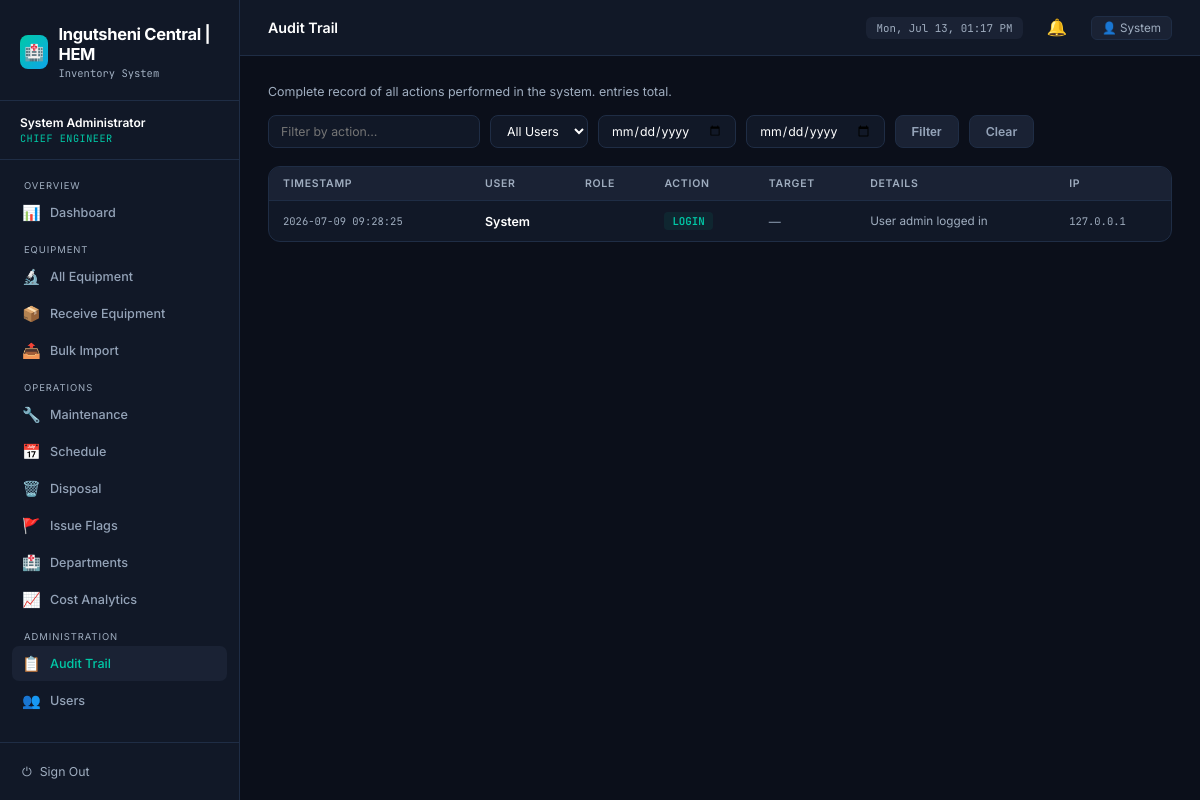
The app's page /audit (signed in) with its own data.
### tables this page shows
CREATE TABLE audit_log (
  id INTEGER PRIMARY KEY AUTOINCREMENT,
  user_id INTEGER, action TEXT NOT NULL,
  target_type TEXT, target_id INTEGER, target_name TEXT,
  details TEXT, ip_address TEXT,
  timestamp TEXT DEFAULT (datetime('now')),
  FOREIGN KEY(user_id) REFERENCES users(id)
);

### run_production.py (the view)
@app.route('/audit')
@login_required
def audit_log():
    page = int(request.args.get('page', 1))
    per_page = 20
    logs = query('SELECT * FROM audit_log ORDER BY timestamp DESC LIMIT ? OFFSET ?', (per_page, (page-1)*per_page))
    total_count = query('SELECT COUNT(*) as count FROM audit_log', one=True)['count']
    total_pages = (total_count + per_page - 1) // per_page
    return render_template('audit_log.html', logs=logs, total_pages=total_pages, page=page)

### run_production.py (called while the page is built)
def get_db():
    if 'db' not in g:
        g.db = sqlite3.connect(DATABASE)
        g.db.row_factory = sqlite3.Row
    return g.db

def query(sql, args=(), one=False):
    cur = get_db().execute(sql, args)
    rv = cur.fetchall()
    cur.close()
    return (rv[0] if rv else None) if one else rv

def login_required(f):
    @wraps(f)
    def decorated_function(*args, **kwargs):
        if 'user_id' not in session:
            return redirect(url_for('login'))
        return f(*args, **kwargs)
    return decorated_function

@app.context_processor
def utility_processor():
    def is_overdue(date_str):
        if not date_str: return False
        try:
            due_date = datetime.strptime(date_str, '%Y-%m-%d').date()
            return due_date < date.today()
        except: return False
    def state_badge(state):
        return {
            'Active': 'badge-green',
            'Under Maintenance': 'badge-yellow',
            'Pending Disposal': 'badge-red',
            'Disposed': 'badge-gray',
            'In Storage': 'badge-blue'
        }.get(state, 'badge-gray')
    def cond_badge(condition):
        return {
            'Good': 'badge-green',
            'Fair': 'badge-yellow',
            'Poor': 'badge-red'
        }.get(condition, 'badge-gray')
    return dict(is_overdue=is_overdue, state_badge=state_badge, cond_badge=cond_badge)

### templates/audit_log.html (shortened to what this page needs)
{% extends 'base.html' %}
{% block page_title %}Audit Trail{% endblock %}
{% block content %}
<div style="margin-bottom:16px;color:var(--text-muted);font-size:0.83rem">
  Complete record of all actions performed in the system. <strong style="color:var(--text)">{{ total }}</strong> entries total.
</div>
<form method="GET" class="filter-bar">
  <input type="text"  name="action"    placeholder="Filter by action…"  value="{{ action }}">
  <select name="user_id">
    <option value="">All Users</option>
  </select>
  <input type="date" name="date_from" value="{{ date_from }}" title="From date">
  <input type="date" name="date_to"   value="{{ date_to }}"   title="To date">
  <button type="submit" class="btn btn-ghost">Filter</button>
  <a href="{{ url_for('audit_log') }}" class="btn btn-ghost">Clear</a>
</form>
<div class="card">
  {% if logs %}
  <div class="table-wrap">
    <table>
      <thead>
        <tr>
          <th>Timestamp</th><th>User</th><th>Role</th>
          <th>Action</th><th>Target</th><th>Details</th><th>IP</th>
        </tr>
      </thead>
      <tbody>
        {% for log in logs %}
        <tr>
          <td style="font-family:'JetBrains Mono',monospace;font-size:0.7rem;color:var(--text-muted);white-space:nowrap">
            {{ log['timestamp'][:19] if log['timestamp'] else '—' }}
          </td>
          <td style="font-weight:600;font-size:0.83rem">{{ log['user_name'] or 'System' }}</td>
          <td>
          </td>
          <td><span class="audit-action">{{ log['action'] }}</span></td>
          <td style="font-size:0.8rem;color:var(--text-dim)">{{ log['target_name'] or '—' }}</td>
          <td style="font-size:0.78rem;color:var(--text-muted);max-width:220px">{{ log['details'] or '—' }}</td>
          <td style="font-family:'JetBrains Mono',monospace;font-size:0.7rem;color:var(--text-muted)">{{ log['ip_address'] or '—' }}</td>
        </tr>
        {% endfor %}
      </tbody>
    </table>
  </div>
  {% else %}
  <div class="empty"><div class="emoji">📋</div><p>No audit records match the current filters.</p></div>
  {% endif %}
</div>
{% endblock %}

### templates/base.html (style rules this page uses)
:root { --bg: #0b0f1a; --bg-card: #111827; --bg-raised: #1a2234; --border: #1f2d45; --border-hl: #2a3f60; --accent: #00c9a7; --accent-2: #0ea5e9; --warn: #f59e0b; --danger: #ef4444; --success: #22c55e; --text: #ffffff; --text-muted:#a0aec0; --text-dim: #94a3b8; --font-mono: 'JetBrains Mono', monospace; }
*, *::before, *::after { box-sizing: border-box; margin: 0; padding: 0; }
html { font-size: 15px; }
body { font-family: 'Inter', sans-serif; background: var(--bg); color: var(--text); min-height: 100vh; display: flex; }
.card { background: var(--bg-card); border: 1px solid var(--border); border-radius: 12px; overflow: hidden; }
.table-wrap { overflow-x: auto; }
table { width: 100%; border-collapse: collapse; font-size: 0.83rem; }
thead th { padding: 10px 14px; text-align: left; font-size: 0.7rem; font-weight: 600; text-transform: uppercase; letter-spacing: 0.07em; color: var(--text-muted); background: var(--bg-raised); border-bottom: 1px solid var(--border); }
tbody tr { border-bottom: 1px solid var(--border); transition: background 0.1s; }
tbody tr:last-child { border-bottom: none; }
tbody td { padding: 11px 14px; vertical-align: middle; }
.btn { display: inline-flex; align-items: center; gap: 6px; padding: 7px 16px; border-radius: 8px; border: none; font-size: 0.82rem; font-weight: 600; cursor: pointer; text-decoration: none; transition: opacity 0.15s, transform 0.1s; }
.btn-ghost { background: var(--bg-raised); color: var(--text-dim); border: 1px solid var(--border); }

### templates/audit_log.html (style rules this page uses)
.audit-action { display:inline-block; font-family:'JetBrains Mono',monospace; font-size:0.72rem; font-weight:600; padding:2px 8px; border-radius:4px; background:rgba(0,201,167,.08); color:var(--accent); }
.filter-bar { display:flex; gap:10px; flex-wrap:wrap; margin-bottom:18px; }
.filter-bar input, .filter-bar select { background:var(--bg-card); border:1px solid var(--border); border-radius:8px; color:var(--text); padding:7px 12px; font-size:0.82rem; font-family:'Inter',sans-serif; }

### records on screen
audit_log: timestamp "2026-07-09 09:28:25", log "System", action "LOGIN", log "—", details "User admin logged in", ip_address "127.0.0.1"

### other values on screen
{{ session.full_name }} "System Administrator"
{{ session.role | replace('_', ' ') }} "CHIEF ENGINEER"
{{ session.full_name.split()[0] }} "System"
